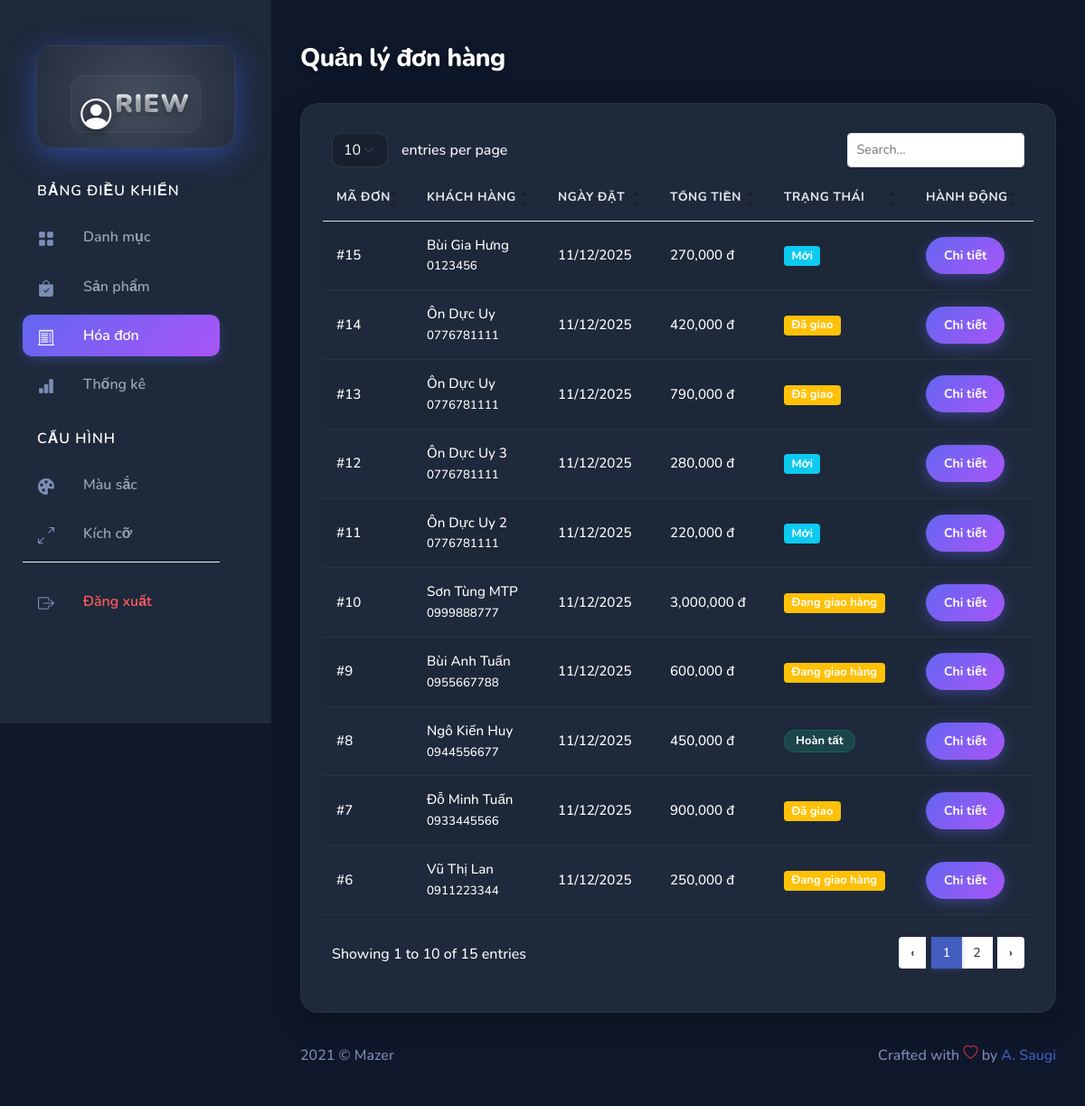
The app's page /admin/index.php?action=listhoadon (signed in) with its own data.
### tables this page shows
CREATE TABLE `hoadon` (
  `id_hoadon` int(11) NOT NULL,
  `id_khachhang` int(11) DEFAULT NULL,
  `hinh_thuc_thanh_toan` varchar(50) DEFAULT NULL,
  `trang_thai` varchar(20) DEFAULT NULL,
  `tongtien` decimal(10,2) DEFAULT NULL,
  `ngay_dat` datetime NOT NULL DEFAULT current_timestamp(),
  `ho_ten` varchar(100) DEFAULT NULL,
  `dia_chi` varchar(255) DEFAULT NULL,
  `sdt` varchar(20) DEFAULT NULL
);

### admin/Controller/HoaDonController.php (called while the page is built, shortened)
<?php
include_once "Model/HoaDon.php";
class HoaDonController {
    private $hoaDonModel;
    public function __construct() {
        $this->hoaDonModel = new HoaDon();
    }
    public function index() {
        $listHoaDon = $this->hoaDonModel->getAllOrders();
        include "views/hoadon/list.php";
    }
}
?>

### admin/Model/pdo.php (called while the page is built, shortened)
<?php
function pdo_get_connection(){
    $dburl = "mysql:host=localhost;dbname=pro1014_uy;charset=utf8";
    $username = 'root';
    $password = '';
    $conn = new PDO($dburl, $username, $password);
    $conn->setAttribute(PDO::ATTR_ERRMODE, PDO::ERRMODE_EXCEPTION);
    return $conn;
}
function pdo_query($sql){
    $sql_args = array_slice(func_get_args(), 1);
    try{
        $conn = pdo_get_connection();
        $stmt = $conn->prepare($sql);
        $stmt->execute($sql_args);
        $rows = $stmt->fetchAll();
        return $rows;
    }
    catch(PDOException $e){
        throw $e;
    }
    finally{
        unset($conn);
    }
}

### admin/Model/HoaDon.php (called while the page is built, shortened)
<?php
require_once "pdo.php";
class HoaDon {
    public function getAllOrders() {
        $sql = "SELECT * FROM hoadon ORDER BY id_hoadon DESC";
        return pdo_query($sql);
    }
}
?>

### admin/views/hoadon/list.php (the view)
<?php include_once("views/layouts/header.php"); ?>
<div class="page-heading">
    <h3>Quản lý đơn hàng</h3>
</div>
<div class="page-content">
    <div class="card">
        <div class="card-body">
            <table class="table table-striped" id="table1">
                <thead>
                    <tr>
                        <th>Mã đơn</th>
                        <th>Khách hàng</th>
                        <th>Ngày đặt</th>
                        <th>Tổng tiền</th>
                        <th>Trạng thái</th>
                        <th>Hành động</th>
                    </tr>
                </thead>
                <tbody>
                    <?php foreach ($listHoaDon as $order): ?>
                        <tr>
                            <td>#<?= $order['id_hoadon'] ?></td>
                            <td>
                                <?= $order['ho_ten'] ?><br>
                                <small><?= $order['sdt'] ?></small>
                            </td>
                            <td><?= date('d/m/Y', strtotime($order['ngay_dat_hang'] ?? 'now')) ?></td> <td><?= number_format($order['tongtien']) ?> đ</td>
                            <td>
                                <span class="badge bg-<?= $order['trang_thai'] == 'Mới' ? 'info' : ($order['trang_thai'] == 'Hoàn tất' ? 'success' : 'warning') ?>">
                                    <?= $order['trang_thai'] ?>
                                </span>
                            </td>
                            <td>
                                <a href="index.php?action=hoadon_detail&id=<?= $order['id_hoadon'] ?>" class="btn btn-sm btn-primary">Chi tiết</a>
                            </td>
                        </tr>
                    <?php endforeach; ?>
                </tbody>
            </table>
        </div>
    </div>
</div>
<?php include_once("views/layouts/footer.php"); ?>

### admin/views/assets/css/app.css (style rules this page uses)
.btn.btn-danger,.btn.btn-info,.btn.btn-primary,.btn.btn-secondary,.btn.btn-success,.btn.btn-warning { color:#fff }
.card { margin-bottom:2.2rem;border:none }
.card .card-body { padding:1.5rem }
.dataTable-table td,.dataTable-table thead th,.table td,.table thead th { vertical-align:middle }
.dataTable-table:not(.table-borderless) thead th,.table:not(.table-borderless) thead th { border-bottom:1px solid #dedede!important }
.page-heading { margin:0 0 2rem }
.page-heading h3 { font-weight:700 }
a { text-decoration:none }

### admin/views/assets/css/custom.css (style rules this page uses)
:root { --bg-dark: #0f172a; --bg-sidebar: #1e293b; --bg-card: #1e293b; --text-primary: #f8fafc; --text-secondary: #94a3b8; --accent-gradient: linear-gradient( 135deg, #6366f1 0%, #a855f7 100% ); --btn-delete: linear-gradient(135deg, #ef4444 0%, #f43f5e 100%); --btn-edit: linear-gradient(135deg, #3b82f6 0%, #06b6d4 100%); }
body { background-color: var(--bg-dark) !important; color: var(--text-primary) !important; font-family: "Nunito", sans-serif; font-weight: 500; }
.page-heading h3 { color: #fff !important; font-weight: 800; letter-spacing: -0.5px; text-shadow: 0 4px 10px rgba(0, 0, 0, 0.3); }
.card { background-color: var(--bg-card) !important; border-radius: 20px; border: 1px solid rgba(255, 255, 255, 0.05); box-shadow: 0 10px 30px rgba(0, 0, 0, 0.3); }
.table { color: var(--text-primary) !important; }
.table thead th { color: #94a3b8 !important; border-bottom: 1px solid rgba(255, 255, 255, 0.1); font-weight: 700; text-transform: uppercase; font-size: 0.85rem; padding: 15px; }
.table tbody td { padding: 15px; vertical-align: middle; border-bottom: 1px solid rgba(255, 255, 255, 0.05); font-size: 0.95rem; }
body:not(.auth-page) .btn-primary, body:not(.auth-page) a[href*="add"] { background: var(--accent-gradient) !important; border: none !important; color: #fff; font-weight: 700; padding: 10px 20px; border-radius: 50px; box-shadow: 0 4px 15px rgba(99, 102, 241, 0.4); transition: transform 0.2s; }
.badge.bg-success { background-color: rgba( 16, 185, 129, 0.2 ) !important; color: #34d399 !important; border: 1px solid rgba(16, 185, 129, 0.3); padding: 5px 12px; border-radius: 30px; }
.table tbody td { color: #ffffff !important; opacity: 1 !important; font-weight: 500 !important; vertical-align: middle !important; }
.table tbody td *, .table tbody td span, .table tbody td small, .table tbody td p, .table tbody td a { color: #ffffff !important; opacity: 1 !important; }
.table tbody td .btn, .table tbody td .badge { color: #ffffff !important; }
.table thead th { color: #e2e8f0 !important; font-weight: 700 !important; text-transform: uppercase; letter-spacing: 0.5px; }

### records on screen
hoadon: id_hoadon "15", ho_ten "Bùi Gia Hưng", sdt "0123456", ngay_dat_hang "11/12/2025", tongtien "270,000", trang_thai "Mới"
hoadon: id_hoadon "14", ho_ten "Ôn Dực Uy", sdt "0776781111", ngay_dat_hang "11/12/2025", tongtien "420,000", trang_thai "Đã giao"
hoadon: id_hoadon "13", ho_ten "Ôn Dực Uy", sdt "0776781111", ngay_dat_hang "11/12/2025", tongtien "790,000", trang_thai "Đã giao"
hoadon: id_hoadon "12", ho_ten "Ôn Dực Uy 3", sdt "0776781111", ngay_dat_hang "11/12/2025", tongtien "280,000", trang_thai "Mới"
hoadon: id_hoadon "11", ho_ten "Ôn Dực Uy 2", sdt "0776781111", ngay_dat_hang "11/12/2025", tongtien "220,000", trang_thai "Mới"
hoadon: id_hoadon "10", ho_ten "Sơn Tùng MTP", sdt "0999888777", ngay_dat_hang "11/12/2025", tongtien "3,000,000", trang_thai "Đang giao hàng"
hoadon: id_hoadon "9", ho_ten "Bùi Anh Tuấn", sdt "0955667788", ngay_dat_hang "11/12/2025", tongtien "600,000", trang_thai "Đang giao hàng"
hoadon: id_hoadon "8", ho_ten "Ngô Kiến Huy", sdt "0944556677", ngay_dat_hang "11/12/2025", tongtien "450,000", trang_thai "Hoàn tất"
hoadon: id_hoadon "7", ho_ten "Đỗ Minh Tuấn", sdt "0933445566", ngay_dat_hang "11/12/2025", tongtien "900,000", trang_thai "Đã giao"
hoadon: id_hoadon "6", ho_ten "Vũ Thị Lan", sdt "0911223344", ngay_dat_hang "11/12/2025", tongtien "250,000", trang_thai "Đang giao hàng"
